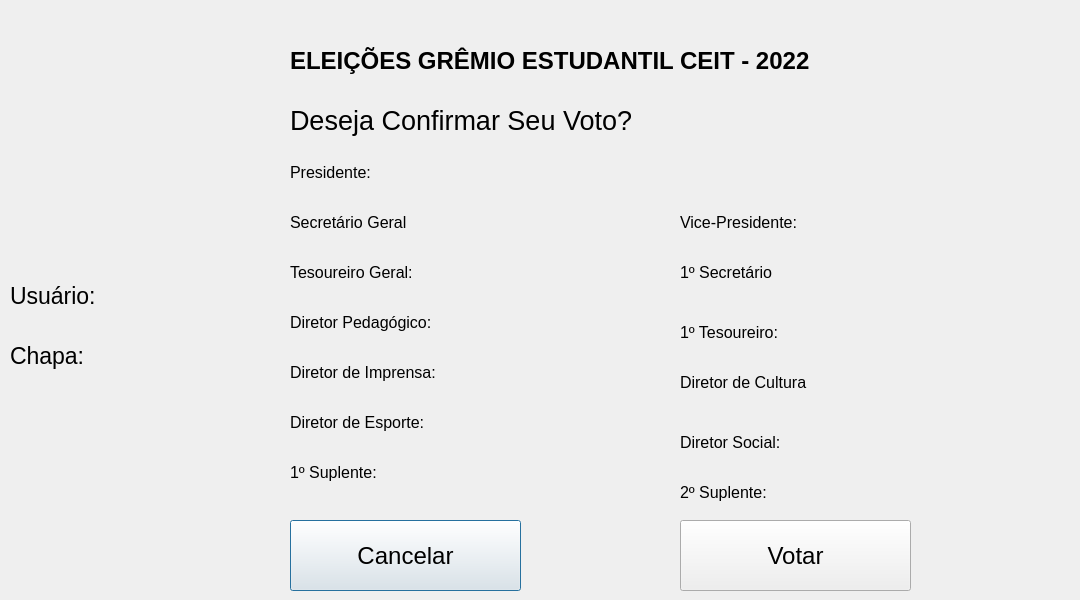
<?xml version="1.0" encoding="UTF-8"?>
<ui version="4.0">
 <class>Dialog</class>
 <widget class="QDialog" name="Dialog">
  <property name="geometry">
   <rect>
    <x>0</x>
    <y>0</y>
    <width>1080</width>
    <height>600</height>
   </rect>
  </property>
  <property name="font">
   <font>
    <pointsize>8</pointsize>
   </font>
  </property>
  <property name="windowTitle">
   <string>URNA CEIT</string>
  </property>
  <property name="windowIcon">
   <iconset>
    <normaloff>Logo CEIT.png</normaloff>Logo CEIT.png</iconset>
  </property>
  <widget class="QLabel" name="titulo">
   <property name="geometry">
    <rect>
     <x>290</x>
     <y>30</y>
     <width>541</width>
     <height>61</height>
    </rect>
   </property>
   <property name="font">
    <font>
     <pointsize>18</pointsize>
     <weight>75</weight>
     <bold>true</bold>
    </font>
   </property>
   <property name="text">
    <string>ELEIÇÕES GRÊMIO ESTUDANTIL CEIT - 2022</string>
   </property>
  </widget>
  <widget class="QLabel" name="label">
   <property name="geometry">
    <rect>
     <x>290</x>
     <y>90</y>
     <width>541</width>
     <height>61</height>
    </rect>
   </property>
   <property name="font">
    <font>
     <pointsize>20</pointsize>
     <weight>50</weight>
     <italic>false</italic>
     <bold>false</bold>
    </font>
   </property>
   <property name="text">
    <string>Deseja Confirmar Seu Voto?</string>
   </property>
  </widget>
  <widget class="QPushButton" name="btn_cancelar">
   <property name="geometry">
    <rect>
     <x>290</x>
     <y>520</y>
     <width>231</width>
     <height>71</height>
    </rect>
   </property>
   <property name="font">
    <font>
     <pointsize>18</pointsize>
    </font>
   </property>
   <property name="text">
    <string>Cancelar</string>
   </property>
  </widget>
  <widget class="QLabel" name="logo">
   <property name="geometry">
    <rect>
     <x>10</x>
     <y>10</y>
     <width>230</width>
     <height>230</height>
    </rect>
   </property>
   <property name="text">
    <string/>
   </property>
   <property name="pixmap">
    <pixmap>Logo CEIT.png</pixmap>
   </property>
   <property name="scaledContents">
    <bool>true</bool>
   </property>
  </widget>
  <widget class="QPushButton" name="btn_votar">
   <property name="geometry">
    <rect>
     <x>680</x>
     <y>520</y>
     <width>231</width>
     <height>71</height>
    </rect>
   </property>
   <property name="font">
    <font>
     <pointsize>18</pointsize>
    </font>
   </property>
   <property name="text">
    <string>Votar</string>
   </property>
  </widget>
  <widget class="QLabel" name="label_2">
   <property name="geometry">
    <rect>
     <x>290</x>
     <y>160</y>
     <width>160</width>
     <height>24</height>
    </rect>
   </property>
   <property name="font">
    <font>
     <pointsize>12</pointsize>
    </font>
   </property>
   <property name="text">
    <string>Presidente: </string>
   </property>
  </widget>
  <widget class="QLabel" name="label_3">
   <property name="geometry">
    <rect>
     <x>290</x>
     <y>210</y>
     <width>160</width>
     <height>24</height>
    </rect>
   </property>
   <property name="font">
    <font>
     <pointsize>12</pointsize>
    </font>
   </property>
   <property name="text">
    <string>Secretário Geral</string>
   </property>
  </widget>
  <widget class="QLabel" name="label_4">
   <property name="geometry">
    <rect>
     <x>680</x>
     <y>260</y>
     <width>160</width>
     <height>24</height>
    </rect>
   </property>
   <property name="font">
    <font>
     <pointsize>12</pointsize>
    </font>
   </property>
   <property name="text">
    <string>1º Secretário</string>
   </property>
  </widget>
  <widget class="QLabel" name="label_5">
   <property name="geometry">
    <rect>
     <x>290</x>
     <y>260</y>
     <width>160</width>
     <height>24</height>
    </rect>
   </property>
   <property name="font">
    <font>
     <pointsize>12</pointsize>
    </font>
   </property>
   <property name="text">
    <string>Tesoureiro Geral:</string>
   </property>
  </widget>
  <widget class="QLabel" name="label_6">
   <property name="geometry">
    <rect>
     <x>680</x>
     <y>320</y>
     <width>160</width>
     <height>24</height>
    </rect>
   </property>
   <property name="font">
    <font>
     <pointsize>12</pointsize>
    </font>
   </property>
   <property name="text">
    <string>1º Tesoureiro:</string>
   </property>
  </widget>
  <widget class="QLabel" name="label_7">
   <property name="geometry">
    <rect>
     <x>290</x>
     <y>310</y>
     <width>160</width>
     <height>24</height>
    </rect>
   </property>
   <property name="font">
    <font>
     <pointsize>12</pointsize>
    </font>
   </property>
   <property name="text">
    <string>Diretor Pedagógico:</string>
   </property>
  </widget>
  <widget class="QLabel" name="label_8">
   <property name="geometry">
    <rect>
     <x>680</x>
     <y>370</y>
     <width>160</width>
     <height>24</height>
    </rect>
   </property>
   <property name="font">
    <font>
     <pointsize>12</pointsize>
    </font>
   </property>
   <property name="text">
    <string>Diretor de Cultura</string>
   </property>
  </widget>
  <widget class="QLabel" name="label_9">
   <property name="geometry">
    <rect>
     <x>680</x>
     <y>210</y>
     <width>160</width>
     <height>24</height>
    </rect>
   </property>
   <property name="font">
    <font>
     <pointsize>12</pointsize>
    </font>
   </property>
   <property name="text">
    <string>Vice-Presidente: </string>
   </property>
  </widget>
  <widget class="QLabel" name="label_10">
   <property name="geometry">
    <rect>
     <x>680</x>
     <y>430</y>
     <width>160</width>
     <height>24</height>
    </rect>
   </property>
   <property name="font">
    <font>
     <pointsize>12</pointsize>
    </font>
   </property>
   <property name="text">
    <string>Diretor Social:</string>
   </property>
  </widget>
  <widget class="QLabel" name="label_11">
   <property name="geometry">
    <rect>
     <x>290</x>
     <y>360</y>
     <width>160</width>
     <height>24</height>
    </rect>
   </property>
   <property name="font">
    <font>
     <pointsize>12</pointsize>
    </font>
   </property>
   <property name="text">
    <string>Diretor de Imprensa: </string>
   </property>
  </widget>
  <widget class="QLabel" name="label_12">
   <property name="geometry">
    <rect>
     <x>680</x>
     <y>480</y>
     <width>160</width>
     <height>24</height>
    </rect>
   </property>
   <property name="font">
    <font>
     <pointsize>12</pointsize>
    </font>
   </property>
   <property name="text">
    <string>2º Suplente: </string>
   </property>
  </widget>
  <widget class="QLabel" name="label_13">
   <property name="geometry">
    <rect>
     <x>290</x>
     <y>460</y>
     <width>160</width>
     <height>24</height>
    </rect>
   </property>
   <property name="font">
    <font>
     <pointsize>12</pointsize>
    </font>
   </property>
   <property name="text">
    <string>1º Suplente: </string>
   </property>
  </widget>
  <widget class="QLabel" name="label_14">
   <property name="geometry">
    <rect>
     <x>290</x>
     <y>410</y>
     <width>160</width>
     <height>24</height>
    </rect>
   </property>
   <property name="font">
    <font>
     <pointsize>12</pointsize>
    </font>
   </property>
   <property name="text">
    <string>Diretor de Esporte:</string>
   </property>
  </widget>
  <widget class="QLabel" name="label_17">
   <property name="geometry">
    <rect>
     <x>10</x>
     <y>270</y>
     <width>221</width>
     <height>51</height>
    </rect>
   </property>
   <property name="font">
    <font>
     <pointsize>17</pointsize>
    </font>
   </property>
   <property name="text">
    <string>Usuário: </string>
   </property>
  </widget>
  <widget class="QLabel" name="label_18">
   <property name="geometry">
    <rect>
     <x>10</x>
     <y>330</y>
     <width>221</width>
     <height>51</height>
    </rect>
   </property>
   <property name="font">
    <font>
     <pointsize>17</pointsize>
    </font>
   </property>
   <property name="text">
    <string>Chapa:  </string>
   </property>
  </widget>
 </widget>
 <resources/>
 <connections/>
</ui>
